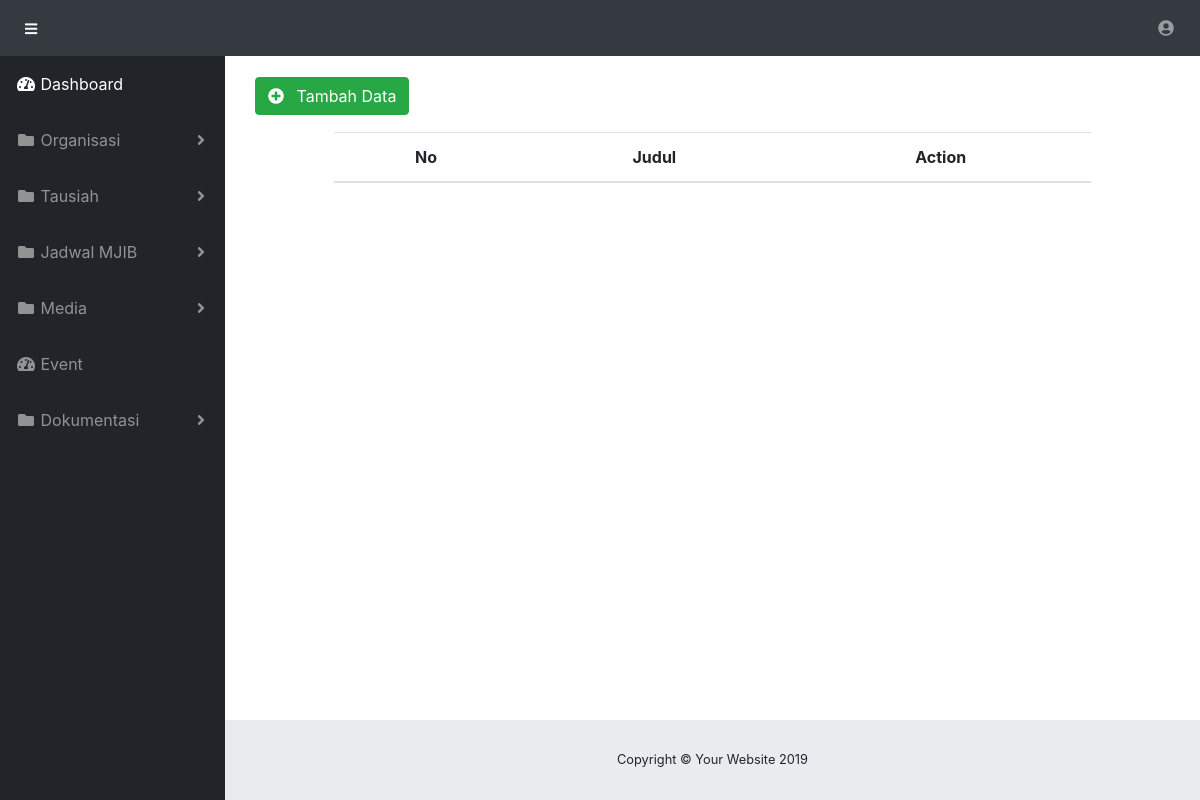
The app's page /index.php/admin/IhyaUlumuddin, older data.
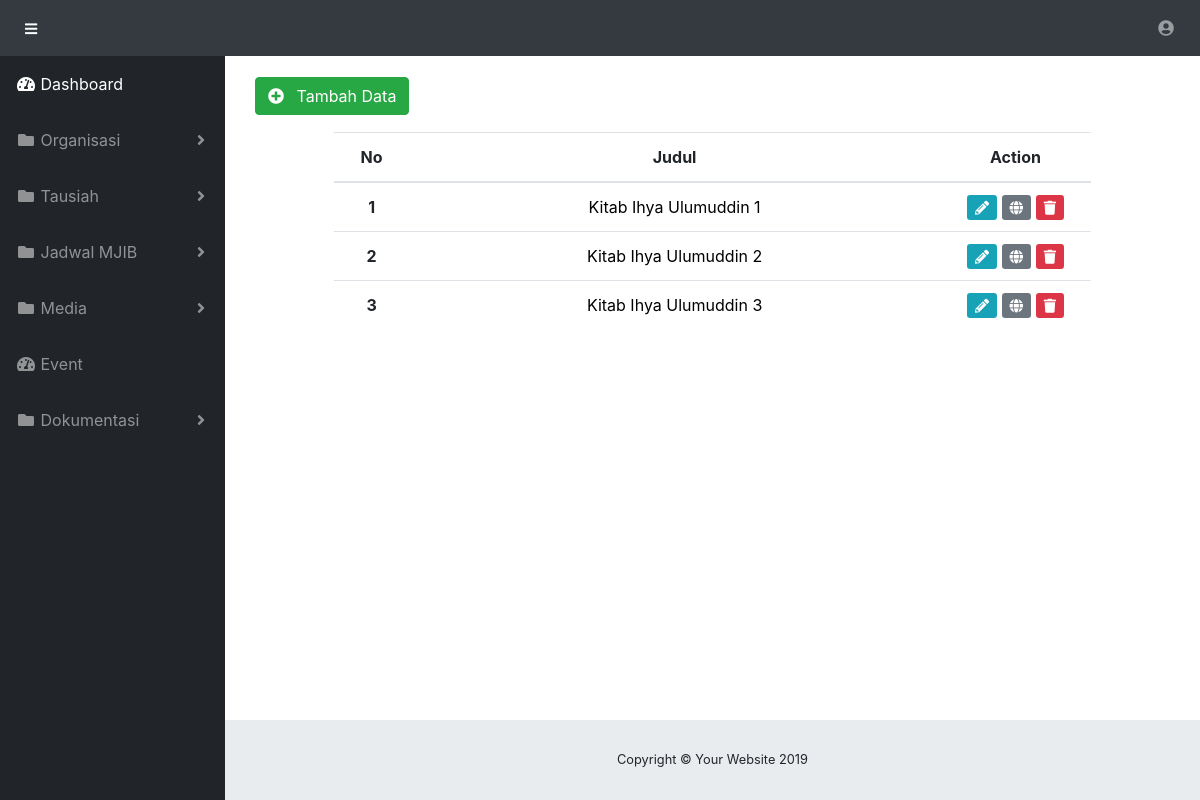
The same page, newer data.
### tables this page shows
CREATE TABLE `ihya_ulumuddin` (
  `id` int(10) NOT NULL,
  `username` varchar(255) DEFAULT NULL,
  `judul` varchar(255) DEFAULT NULL,
  `content` longtext,
  `image` varchar(255) DEFAULT NULL,
  `updated_at` varchar(255) DEFAULT NULL
);

### application/controllers/Admin.php (called while the page is built, shortened)
<?php
class Admin extends CI_Controller {
	public function __construct()
	{
        $this->load->model('LoginModel');
        $this->load->model('AdminModel');
        $this->load->library('session');
	}
    public function IhyaUlumuddin()
    {
        $data['IhyaUlumuddinList'] = $this->AdminModel->ListTausiah('ihya_ulumuddin')->result_array();
        $this->load->view('Admin/Tausiah/IhyaUlumuddin/IhyaUlumuddin', $data);
    }
}

### index.php (called while the page is built, shortened)
<?php
require_once BASEPATH.'core/CodeIgniter.php';

### application/models/AdminModel.php (called while the page is built, shortened)
<?php
class AdminModel extends CI_Model {
    public function ListTausiah($tabel)
    {
        return $this->db->get($tabel);
    }
}

### application/views/Admin/Tausiah/IhyaUlumuddin/IhyaUlumuddin.php (the view)
<?php $basedir = realpath(__DIR__); include($basedir . "..\..\..\Layout\Header.php");?>
<div class="container">
<a href="<?php echo site_url('Admin/IhyaUlumuddinHalamanBuatData')?>" class="btn btn-success" style="margin-right: 10px; margin-bottom:-20px"><i class="fas fa-plus-circle" style="margin-right:8px"></i> Tambah Data</a>
  <div class="row justify-content-center">
    <div class="col-10" style="margin-top:3vw">
        <table class="table" id="dataTable">
        <thead>
            <tr>
                <th class="text-center">No</th>
                <th class="text-center">Judul</th>
                <th class="text-center">Action</th>
            </tr>
        </thead>
        <tbody>
            <?php $no=1; foreach ($IhyaUlumuddinList as $data) {?>
                <tr>
                    <th width="10%" class="text-center"><?php echo $no++;?></th>
                    <td width="70%" class="text-center"><a href="<?php echo site_url('Admin/DetailIhyaUlumuddin/' . $data['id'])?>" style="color:black; text-decoration:none" onmouseover="this.style.color='green';" onmouseout="this.style.color='black';"><?php echo $data['judul']; ?></a></td>
                    <td width="20%" class="text-center">
                        <a href="<?php echo site_url('Admin/IhyaUlumuddinHalamanEditData/' . $data['id'])?>" class="btn-sm btn-info"><i class="fas fa-pencil-alt"></i></a>
                        <a href="<?php echo '/#'?>" class="btn-sm btn-secondary"><i class="fa fa-globe"></i></a>
                        <a href="<?php echo site_url('Admin/IhyaUlumuddinHapus/' . $data['id'] . '/' . $data['image'])?>" class="btn-sm btn-danger" onclick="return confirm('Yakin Igin di Hapus ?')"><i class="fas fa-trash"></i></a>
                    </td>
                </tr>
            <?php }; ?>
        </tbody>
        </table>
    </div>
  </div>
</div>
<?php $basedir = realpath(__DIR__); include($basedir . "..\..\..\Layout\Footer.php");?>

Row changes from the older to the newer data that the page shows:
added ihya_ulumuddin: judul "Kitab Ihya Ulumuddin 1"
added ihya_ulumuddin: judul "Kitab Ihya Ulumuddin 2"
added ihya_ulumuddin: judul "Kitab Ihya Ulumuddin 3"
